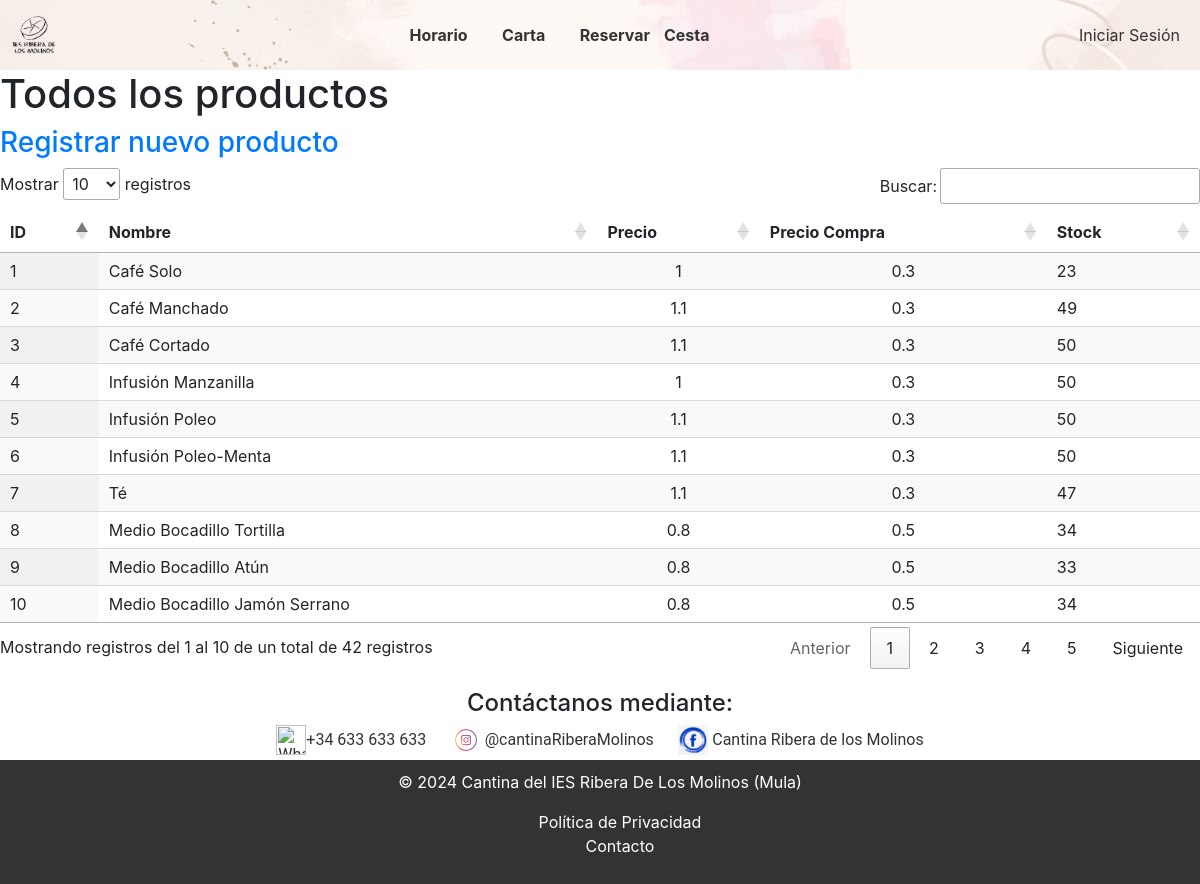
The page /TFG/trabajador/productos.php on the database as committed earlier.
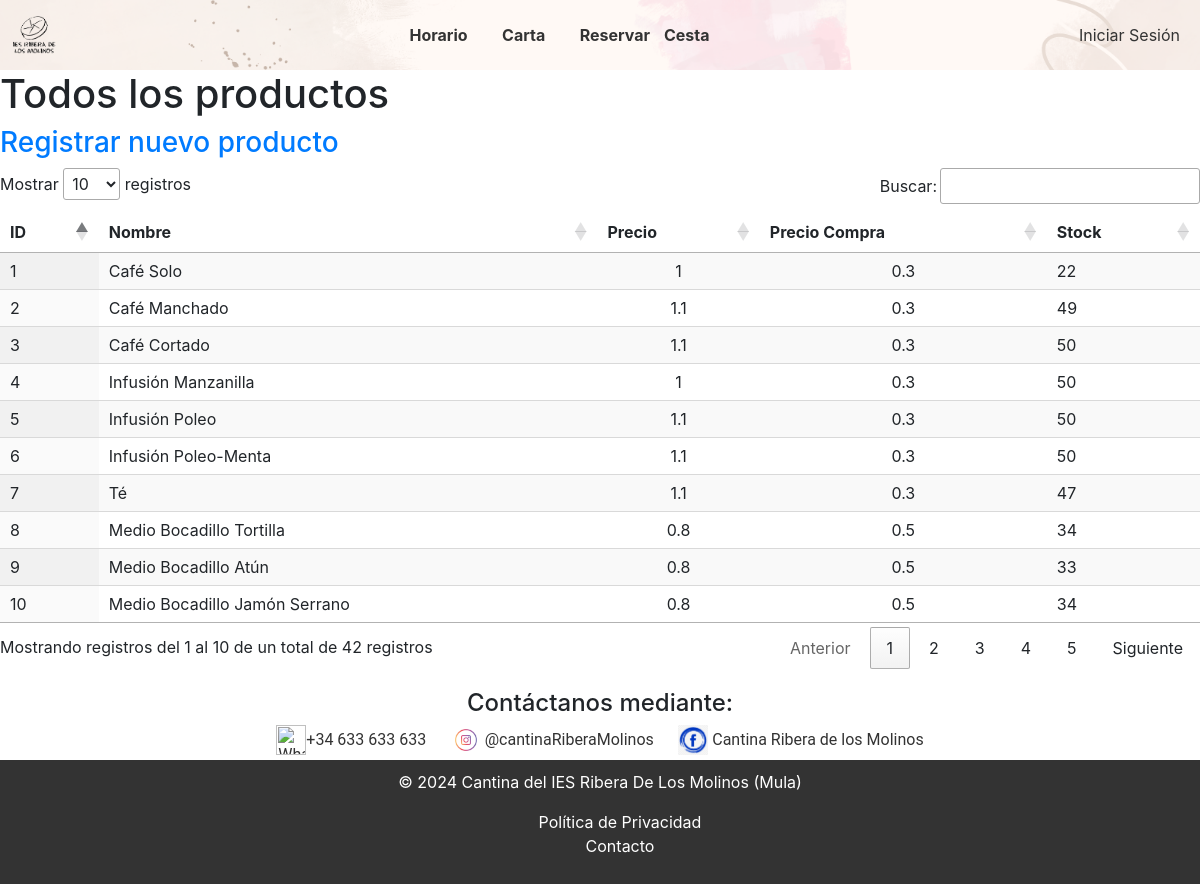
The same page on the database as committed later.
### tables this page shows
CREATE TABLE `articulo` (
  `idArticulo` int(11) NOT NULL,
  `articulo` varchar(200) NOT NULL,
  `pvp` float NOT NULL,
  `precioCompra` float NOT NULL,
  `stock` int(11) NOT NULL,
  `idProveedor` int(11) NOT NULL,
  `idCategoria` int(11) NOT NULL
);

### TFG/db/bd.inc.php (called while the page is built, shortened)
<?php
function conectar() {
    try {
        $host = "localhost";
        $basedatos = "tfg";
        $usuario = "root";
        $password = "";
        return new PDO("mysql:host=$host;dbname=$basedatos", $usuario, $password);
    } catch (PDOException $e) {
        echo $e->getMessage();
    }
}
function obtenerArticulos() {
    $conexion = conectar();
    $sql = $conexion->prepare("SELECT * FROM articulo");
    $sql->execute();
    $sql->setFetchMode(PDO::FETCH_ASSOC);
    return $sql->fetchAll();
}

### TFG/trabajador/productos.php (the view, shortened to what this page needs)
<?php
include("../includes/header.php");
include '../db/bd.inc.php';
?>
<link rel="stylesheet" href="/TFG-MAIN/TFG/CSS/producto.css">
<link rel="stylesheet" type="text/css" href="https://cdn.datatables.net/1.10.22/css/jquery.dataTables.min.css">
<link rel="stylesheet" href="https://stackpath.bootstrapcdn.com/bootstrap/4.5.2/css/bootstrap.min.css">
<body>
    <h1 class="titulo">Todos los productos</h1>
    <h3><a href="/TFG-MAIN/TFG/trabajador/registroProductos.php" class="aIniciar">Registrar nuevo producto</a></h3>
    <table id="productos" class="display">
        <thead>
            <tr>
                <th>ID</th>
                <th>Nombre</th>
                <th class='precio'>Precio</th>
                <th class='compra'>Precio Compra</th>
                <th class='stock'>Stock</th>
            </tr>
        </thead>
        <tbody>
            <?php
            $productos = obtenerArticulos();
            foreach ($productos as $producto) {
                echo "<tr>";
                echo "<td>" . $producto['idArticulo'] . "</td>";
                echo "<td>" . $producto['articulo'] . "</td>";
                echo "<td class='precio' data-id='" . $producto['idArticulo'] . "'>" . $producto['pvp'] . "</td>";
                echo "<td class='compra' data-id='" . $producto['idArticulo'] . "'>" . $producto['precioCompra'] . "</td>";
                echo "<td class='stock' data-id='" . $producto['idArticulo'] . "'>" . $producto['stock'] . "</td>";
                echo "</tr>";
            }
            ?>
        </tbody>
    </table>
<?php
include("../includes/footer.php");
?>

Rows that differ between the two databases and show on the page:
changed articulo "Café Solo": stock "23" → "22"
